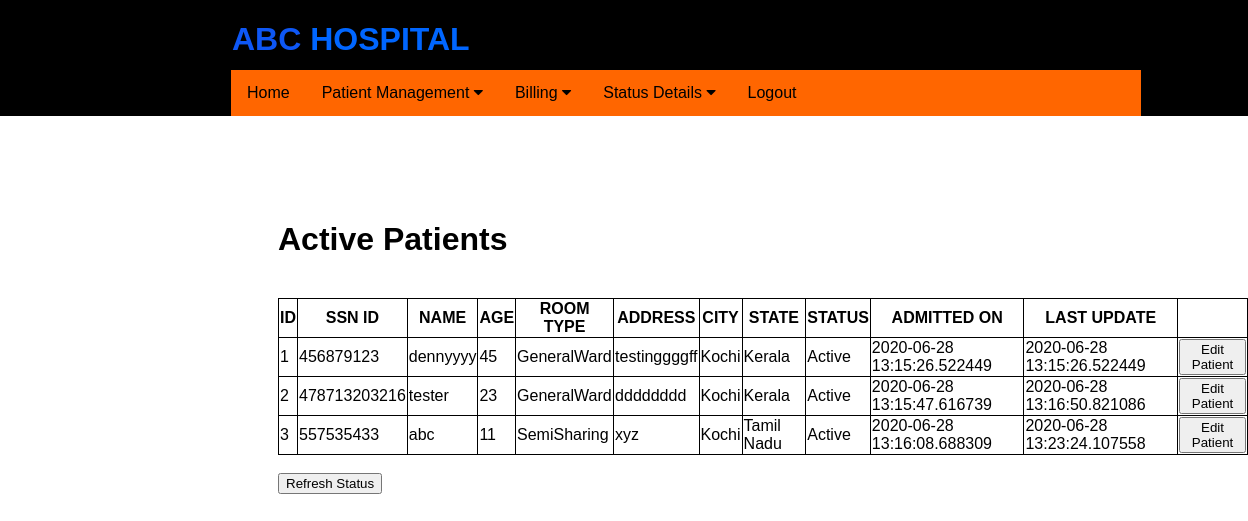
The page /patientscreen (signed in) on the database as committed earlier.
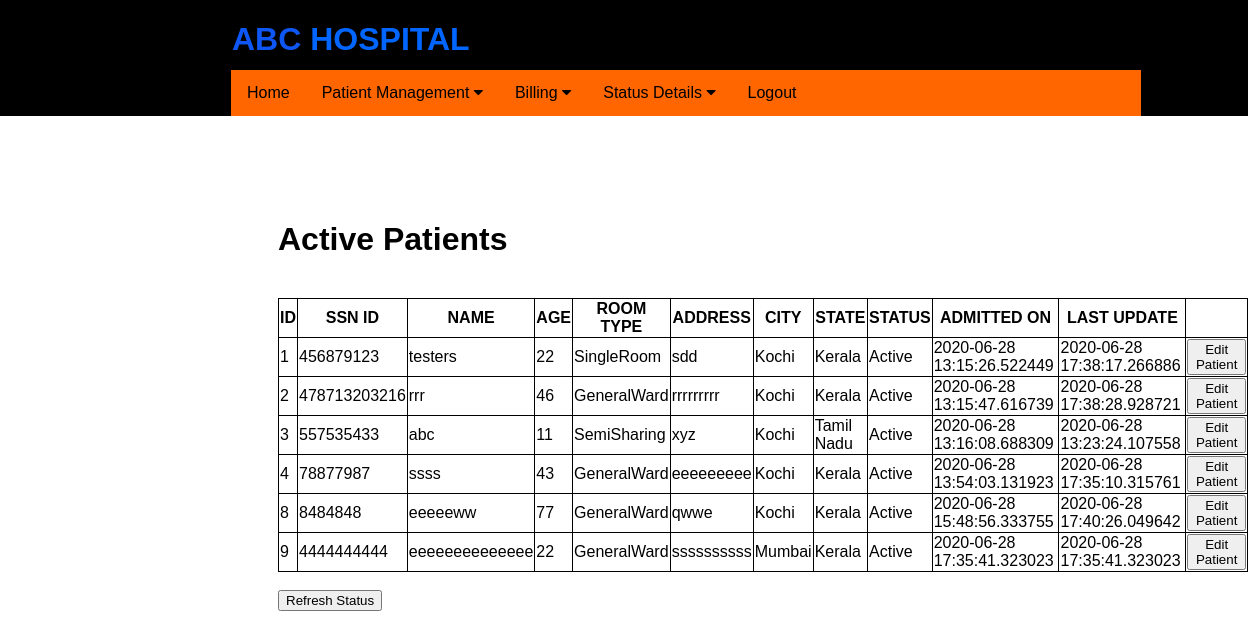
The same page on the database as committed later.
### application/routes.py (models this page shows)
class Patients(db.Model):
    __tablename__ = 'patients'
    id = db.Column(db.Integer, primary_key=True)
    ssn_id = db.Column(db.Integer)
    pname = db.Column(db.String(20), nullable=False)
    age = db.Column(db.Integer)
    date = db.Column(db.DateTime, default=datetime.now)
    ldate = db.Column(db.DateTime, default=datetime.now)
    tbed = db.Column(db.String(10))
    address = db.Column(db.String(20))
    city = db.Column(db.String(20))
    state = db.Column(db.String(20))
    status = db.Column(db.String(20))
    children = relationship("Medicines")
    children1 = relationship("Diagnostics")

### application/routes.py (the view)
@app.route('/patientscreen')
def patientscreen():
    if 'username' in session:
        pts = Patients.query.filter_by( status = 'Active' )
        print("ptsss",pts)
        if not pts:
            flash('All Patients Discharged')
            return redirect( url_for('update_patient') )
        else:
            print("inside else")
            return render_template('patientscreen.html', pts = pts)
    else:
        flash('You have been logged out. Please login again')
        return redirect( url_for('login') )

### application/templates/patientscreen.html (shortened to what this page needs)
{% extends "layout.html" %}
{% block content %}
<div class="status">
    <h1>Active Patients</h1><br>
    <table>
        <tr>
            <th>ID</th>
            <th>SSN ID</th>
            <th>NAME</th>
            <th>AGE</th>
            <th>ROOM TYPE</th>
            <th>ADDRESS</th>
            <th>CITY</th>
            <th>STATE</th>
            <th>STATUS</th>
            <th>ADMITTED ON</th>
            <th>LAST UPDATE</th>
            <th></th>
        </tr>
        {% for update in pts %}
        <tr>
            <td> {{ update.id }} </td>
            <td> {{ update.ssn_id }} </td>
            <td> {{ update.pname }} </td>
            <td> {{ update.age }} </td>
            <td> {{ update.tbed }} </td>
            <td> {{ update.address }}</td>
            <td> {{ update.city }} </td>
            <td> {{ update.state }} </td>
            <td> {{ update.status }} </td>
            <td> {{ update.date }} </td>
            <td> {{ update.ldate }} </td>
            <td> <button type="button"  onclick="window.location='editpatientdetail/{{ update.id }}'"> Edit Patient </button> </td>
        </tr>
        {% else %}
                <h3>No Active Patients!</h3>
        {% endfor %}
    </table>
    <br>
    <form action="{{ url_for('patientscreen') }}">
    <button type="submit" value="Refresh the list">Refresh Status</button>
    </form>
</div>
{% endblock %}

### application/templates/layout.html (shortened to what this page needs)
<!DOCTYPE html>
<html>
<head>
    <link rel="stylesheet" href="https://cdnjs.cloudflare.com/ajax/libs/font-awesome/4.7.0/css/font-awesome.min.css">
    <link rel="stylesheet" href="{{ url_for('static', filename='css/main.css') }}">
</head>
<body>
    {% include "includes/header.html" %}
    {% block content %} {% endblock %}
</body>
</html>

### application/templates/includes/header.html (shortened to what this page needs)
<header>
    <div class="heading">
        <h1 id="logo" style="color: rgb(14, 87, 245); display: inline-flex;">ABC&nbsp;
            <div style="color: rgb(0, 102, 255); display: inline-flex;">HOSPITAL</div>
        </h1>
    </div>
    <div class="links">
        <nav class="navbar">
            <div class="home"><a href="{{ url_for('home') }}">Home</a></div>
            <div class="dropdown">
                <button class="dropbtn">Patient Management
                    <i class="fa fa-caret-down"></i>
                </button>
            </div>
            <div class="dropdown">
                <button class="dropbtn">Billing
                    <i class="fa fa-caret-down"></i>
                </button>
            </div>
            <div class="dropdown">
                <button class="dropbtn">Status Details
                    <i class="fa fa-caret-down"></i>
                </button>
            </div>
            <div class="logout"><a href="{{ url_for('logout') }}">Logout</a></div>
        </nav>
    </div>
</header>

### application/css/main.css (style rules this page uses)
header { background-color: black; height: 116px; position: absolute; top: 0; left: 0; width: 100%; }
html { overflow-y: scroll; overflow-x: hidden; }
body { font-family: Arial, Helvetica, sans-serif; height: 100%; display: flex; flex-direction: column; }
#logo { color: rgb(7, 162, 252); display: inline-flex; position: absolute; left: 232px; }
.navbar { overflow: hidden; background-color: rgb(255, 102, 0); }
.navbar a { float: left; font-size: 16px; color: black; text-align: center; padding: 14px 16px; text-decoration: none; }
.dropdown { float: left; overflow: hidden; }
.dropdown .dropbtn { font-size: 16px; border: none; outline: none; color: black; padding: 14px 16px; background-color: inherit; font-family: inherit; margin: 0; }
.links { width: 910px; position: absolute; left: 231px; top: 70px; }
table, th, td { border: 1px solid black; border-collapse: collapse; }
.status { position: absolute; top: 200px; left: 278px; }

Rows that differ between the two databases and show on the page:
changed Patients id 1: pname "dennyyyy" → "testers"; age "45" → "22"; tbed "GeneralWard" → "SingleRoom"; address "testinggggff" → "sdd"; ldate "2020-06-28 13:15:26.522449" → "2020-06-28 17:38:17.266886"
changed Patients id 2: pname "tester" → "rrr"; age "23" → "46"; address "dddddddd" → "rrrrrrrrr"; ldate "2020-06-28 13:16:50.821086" → "2020-06-28 17:38:28.928721"
now on this page (row edited): Patients: id "4", ssn_id "78877987", pname "ssss", age "43", tbed "GeneralWard", address "eeeeeeeee", city "Kochi", state "Kerala", status "Active", date "2020-06-28 13:54:03.131923", ldate "2020-06-28 17:35:10.315761"
added Patients: id "8", ssn_id "8484848", pname "eeeeeww", age "77", tbed "GeneralWard", address "qwwe", city "Kochi", state "Kerala", status "Active", date "2020-06-28 15:48:56.333755", ldate "2020-06-28 17:40:26.049642"
added Patients: id "9", ssn_id "4444444444", pname "eeeeeeeeeeeeee", age "22", tbed "GeneralWard", address "ssssssssss", city "Mumbai", state "Kerala", status "Active", date "2020-06-28 17:35:41.323023", ldate "2020-06-28 17:35:41.323023"
